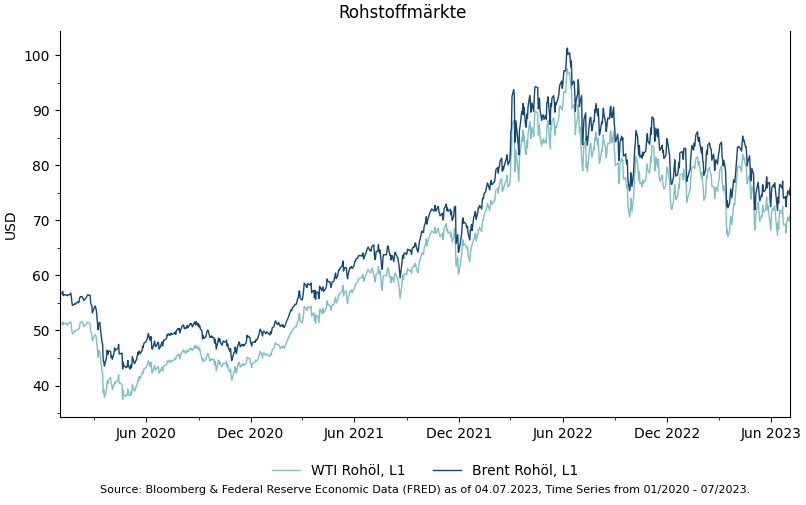

The Python source for this figure:
import matplotlib.dates as mdates
from matplotlib.ticker import MultipleLocator

from charting.model.chart import Chart
from examples import blp

if __name__ == '__main__':
    d1, t1 = blp.get_series(series_id='CLA Comdty', observation_start="20200101")
    d2, t2 = blp.get_series(series_id='COA Comdty', observation_start="20200101")

    chart = Chart(title="Rohstoffmärkte")

    chart.configure_y_axis(y_axis_index=0, label="USD", minor_locator=MultipleLocator(5))

    major_locator = mdates.MonthLocator(interval=6)
    minor_locator = mdates.MonthLocator(interval=3)

    major_formatter = mdates.DateFormatter("%b %Y")
    chart.configure_x_axis(major_formatter=major_formatter, minor_locator=minor_locator, major_locator=major_locator)

    chart.add_series(x=d1.index, y=d1['y'], label="WTI Rohöl")
    chart.add_series(x=d2.index, y=d2['y'], label="Brent Rohöl")

    chart.legend(ncol=2)
    chart.plot(path="oil.png")
